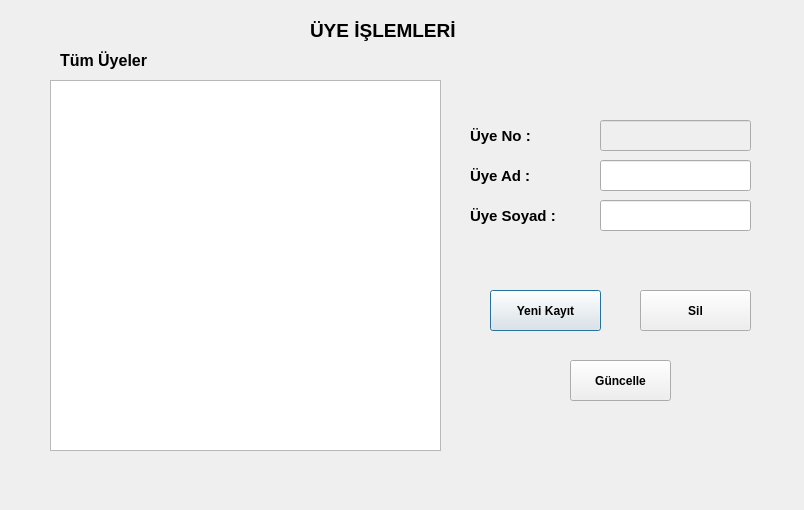
<?xml version="1.0" encoding="UTF-8"?>
<ui version="4.0">
 <class>uye</class>
 <widget class="QDialog" name="uye">
  <property name="geometry">
   <rect>
    <x>0</x>
    <y>0</y>
    <width>804</width>
    <height>510</height>
   </rect>
  </property>
  <property name="windowTitle">
   <string>Dialog</string>
  </property>
  <widget class="QLabel" name="label">
   <property name="geometry">
    <rect>
     <x>310</x>
     <y>10</y>
     <width>181</width>
     <height>41</height>
    </rect>
   </property>
   <property name="palette">
    <palette>
     <active>
      <colorrole role="WindowText">
       <brush brushstyle="SolidPattern">
        <color alpha="255">
         <red>255</red>
         <green>0</green>
         <blue>0</blue>
        </color>
       </brush>
      </colorrole>
     </active>
     <inactive>
      <colorrole role="WindowText">
       <brush brushstyle="SolidPattern">
        <color alpha="255">
         <red>0</red>
         <green>0</green>
         <blue>0</blue>
        </color>
       </brush>
      </colorrole>
     </inactive>
     <disabled>
      <colorrole role="WindowText">
       <brush brushstyle="SolidPattern">
        <color alpha="255">
         <red>120</red>
         <green>120</green>
         <blue>120</blue>
        </color>
       </brush>
      </colorrole>
     </disabled>
    </palette>
   </property>
   <property name="font">
    <font>
     <pointsize>14</pointsize>
     <bold>true</bold>
    </font>
   </property>
   <property name="text">
    <string>ÜYE İŞLEMLERİ</string>
   </property>
  </widget>
  <widget class="QLabel" name="label_2">
   <property name="geometry">
    <rect>
     <x>60</x>
     <y>50</y>
     <width>161</width>
     <height>21</height>
    </rect>
   </property>
   <property name="font">
    <font>
     <pointsize>12</pointsize>
     <bold>true</bold>
    </font>
   </property>
   <property name="text">
    <string>Tüm Üyeler</string>
   </property>
  </widget>
  <widget class="QTableView" name="tableView_uyeler">
   <property name="geometry">
    <rect>
     <x>50</x>
     <y>80</y>
     <width>391</width>
     <height>371</height>
    </rect>
   </property>
  </widget>
  <widget class="QLabel" name="label_3">
   <property name="geometry">
    <rect>
     <x>470</x>
     <y>120</y>
     <width>111</width>
     <height>31</height>
    </rect>
   </property>
   <property name="font">
    <font>
     <pointsize>11</pointsize>
     <bold>true</bold>
    </font>
   </property>
   <property name="text">
    <string>Üye No :</string>
   </property>
  </widget>
  <widget class="QLabel" name="label_4">
   <property name="geometry">
    <rect>
     <x>470</x>
     <y>160</y>
     <width>111</width>
     <height>31</height>
    </rect>
   </property>
   <property name="font">
    <font>
     <pointsize>11</pointsize>
     <bold>true</bold>
    </font>
   </property>
   <property name="text">
    <string>Üye Ad :</string>
   </property>
  </widget>
  <widget class="QLabel" name="label_5">
   <property name="geometry">
    <rect>
     <x>470</x>
     <y>200</y>
     <width>121</width>
     <height>31</height>
    </rect>
   </property>
   <property name="font">
    <font>
     <pointsize>11</pointsize>
     <bold>true</bold>
    </font>
   </property>
   <property name="text">
    <string>Üye Soyad :</string>
   </property>
  </widget>
  <widget class="QLineEdit" name="lineEdit_uye_no">
   <property name="enabled">
    <bool>false</bool>
   </property>
   <property name="geometry">
    <rect>
     <x>600</x>
     <y>120</y>
     <width>151</width>
     <height>31</height>
    </rect>
   </property>
  </widget>
  <widget class="QLineEdit" name="lineEdit_uye_ad">
   <property name="geometry">
    <rect>
     <x>600</x>
     <y>160</y>
     <width>151</width>
     <height>31</height>
    </rect>
   </property>
  </widget>
  <widget class="QLineEdit" name="lineEdit_uye_soyad">
   <property name="geometry">
    <rect>
     <x>600</x>
     <y>200</y>
     <width>151</width>
     <height>31</height>
    </rect>
   </property>
  </widget>
  <widget class="QPushButton" name="btn_kayit">
   <property name="geometry">
    <rect>
     <x>490</x>
     <y>290</y>
     <width>111</width>
     <height>41</height>
    </rect>
   </property>
   <property name="font">
    <font>
     <bold>true</bold>
    </font>
   </property>
   <property name="text">
    <string>Yeni Kayıt</string>
   </property>
  </widget>
  <widget class="QPushButton" name="btn_sil">
   <property name="geometry">
    <rect>
     <x>640</x>
     <y>290</y>
     <width>111</width>
     <height>41</height>
    </rect>
   </property>
   <property name="font">
    <font>
     <bold>true</bold>
    </font>
   </property>
   <property name="text">
    <string>Sil</string>
   </property>
  </widget>
  <widget class="QPushButton" name="btn_guncelle">
   <property name="geometry">
    <rect>
     <x>570</x>
     <y>360</y>
     <width>101</width>
     <height>41</height>
    </rect>
   </property>
   <property name="font">
    <font>
     <bold>true</bold>
    </font>
   </property>
   <property name="text">
    <string>Güncelle</string>
   </property>
  </widget>
 </widget>
 <resources/>
 <connections/>
</ui>
